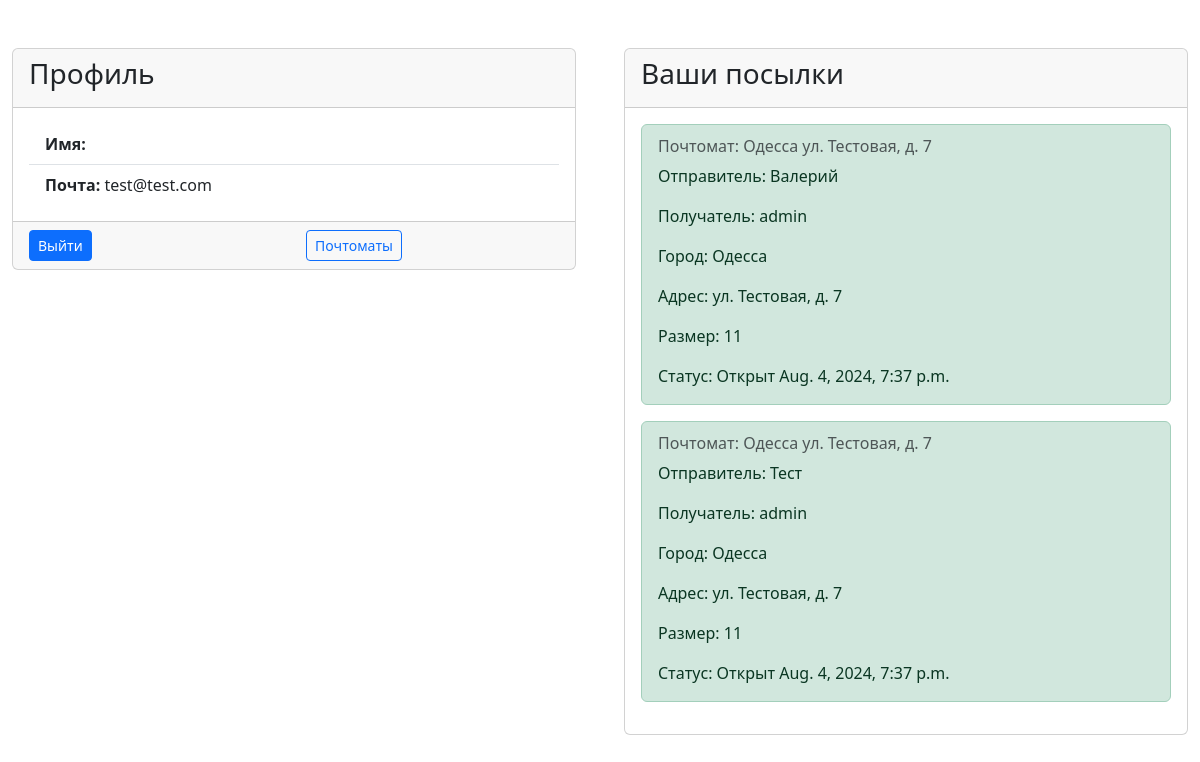
The app's page / (signed in), older data.
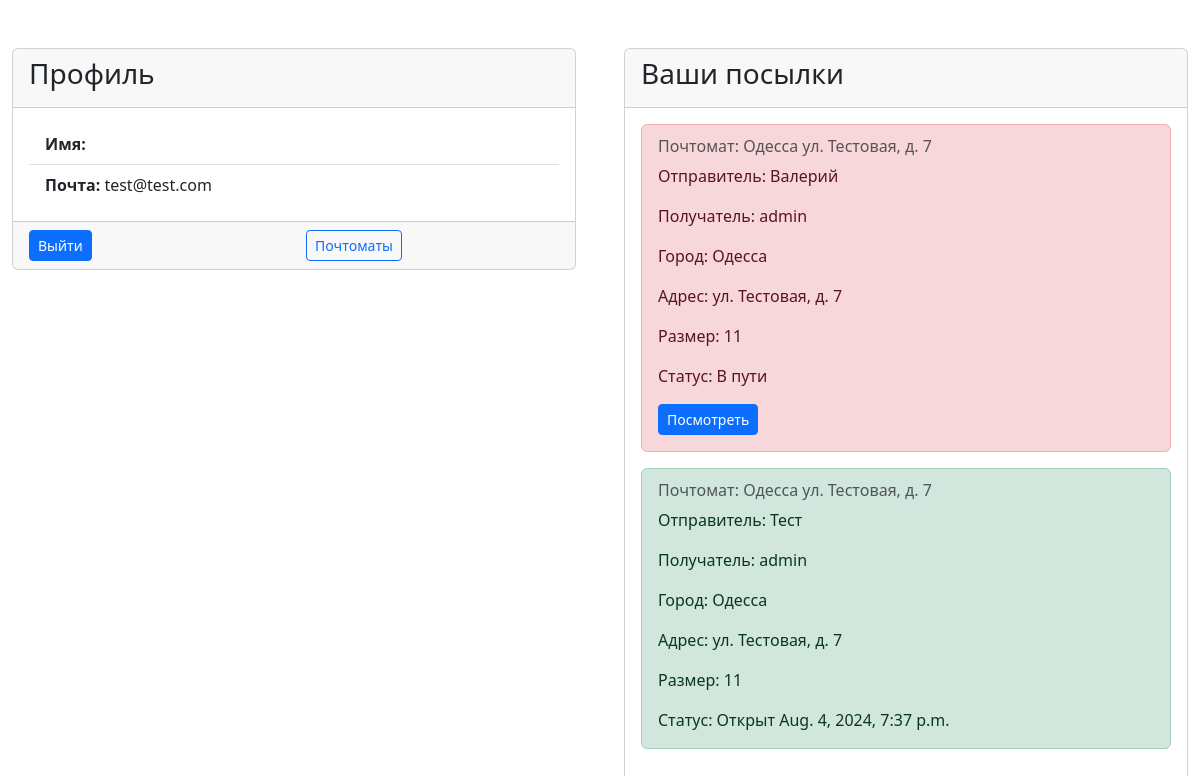
The same page, newer data.
### parcel/models.py (models this page shows, shortened)
class Parcel(models.Model):
    recipient = models.ForeignKey(User, on_delete=models.CASCADE)
    sender = models.CharField(max_length=100)
    size = models.IntegerField()
    post_machine_recipient = models.ForeignKey(PostMachine, on_delete=models.CASCADE)
    locker = models.ForeignKey(Locker, null=True, blank=True, default=None, on_delete=models.DO_NOTHING)
    order_datetime = models.DateTimeField('order datetime', blank=True, null=True)
    open_datetime = models.DateTimeField('open datetime', blank=True, null=True)
    update_datetime = models.DateTimeField('update datetime', default=datetime.now)
    status = models.BooleanField(default=False)

### post_machine/models.py (models this page shows)
class PostMachine(models.Model):
    address = models.CharField(max_length=100)
    city = models.CharField(max_length=100)
    def __str__(self):
        return f'{self.city} {self.address}'

### user/views.py (the view)
# urls.py: path('', user.views.user_page),
def user_page(request):
    if request.user.is_authenticated:
        parcels = models.Parcel.objects.filter(recipient=request.user)
        return render(request, 'user/user_page.html', {'parcels': parcels})
    else:
        return redirect('/user/login/')

### templates/user/user_page.html (shortened to what this page needs)
{% extends 'base.html' %}
{% block content %}
    <div class="row">
        <div class="col-md-6">
            <div class="container mt-5">
                <div class="card">
                    <div class="card-header">
                        <h3>Профиль</h3>
                    </div>
                    <div class="card-body">
                        <ul class="list-group list-group-flush">
                            <li class="list-group-item"><b>Имя:</b> {{ user.first_name }}</li>
                            <li class="list-group-item"><b>Почта:</b> {{ user.email }}</li>
                        </ul>
                    </div>
                    <div class="card-footer">
                        <div class="row">
                            <div class="col-md-6">
                                <form method="post" action="/user/logout/">
                                <input class="btn btn-sm btn-primary text-center" type="submit" value="Выйти">
                            </form>
                            </div>
                            <div class="col-md-6">
                                <a href="/post_machine/" class="btn btn-sm btn-outline-primary text-center">Почтоматы</a>
                            </div>
                        </div>
                    </div>
                </div>
            </div>
        </div>
        <div class="col-md-6">
            <div class="container mt-5">
                <div class="card">
                    <div class="card-header">
                        <h3>Ваши посылки</h3>
                    </div>
                    <div class="card-body">
                        {% for parcel in parcels %}
                            {% if parcel.status == False %}
                                <div class="alert alert-danger" role="alert">
                            {% else %}
                                <div class="alert alert-success" role="alert">
                            {% endif %}
                        <h6 class="card-subtitle mb-2 text-muted">Почтомат: {{ parcel.post_machine_recipient }}</h6>
                        <p class="card-text">Отправитель: {{ parcel.sender }}</p>
                        <p class="card-text">Получатель: {{ parcel.recipient }}</p>
                        <p class="card-text">Город: {{ parcel.post_machine_recipient.city }}</p>
                        <p class="card-text">Адрес: {{ parcel.post_machine_recipient.address }}</p>
                        <p class="card-text">Размер: {{ parcel.size }}</p>
                        <p class="card-text">Статус: {% if parcel.status == False %} В пути {% else %} Открыт
                            {{ parcel.open_datetime }} {% endif %}</p>
                        {% if parcel.status == False %}
                            <a class="btn btn-sm btn-primary" href="/parcels/{{ parcel.pk }}/">Посмотреть</a>
                        {% endif %}
                        </div>
                        {% endfor %}
                        </div>
                    </div>
                </div>
            </div>
        </div>
{% endblock %}

Row changes from the older to the newer data that the page shows:
changed Parcel "Валерий": open_datetime "Aug. 4, 2024, 7:37 p.m." → (not shown); status "Открыт" → "В пути Посмотреть"
